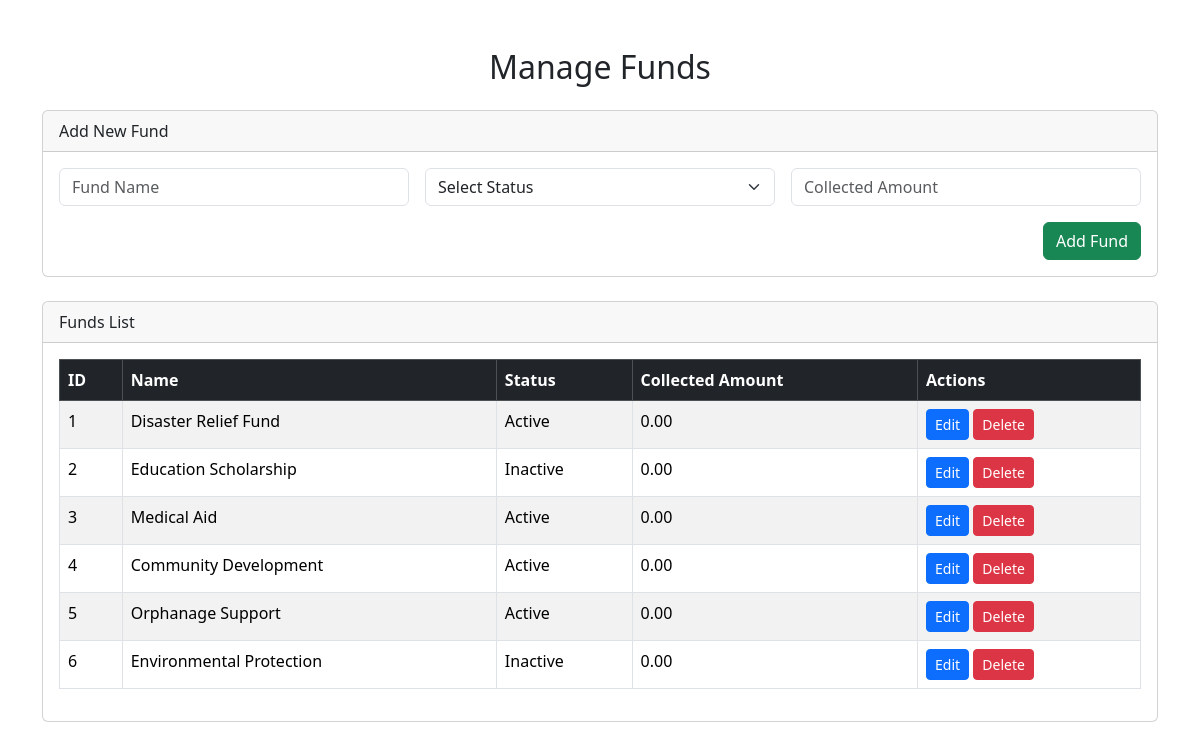
The app's page /pages/admin/funds/manage_funds.php, older data.
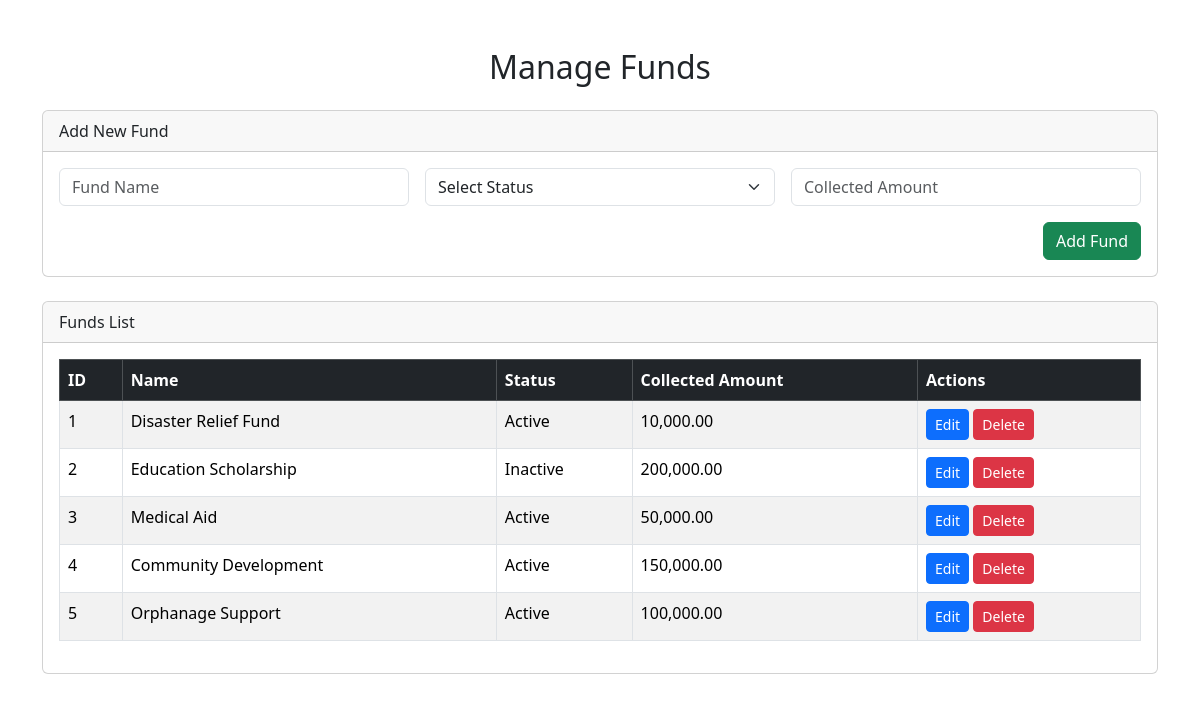
The same page, newer data.
### tables this page shows
CREATE TABLE `funds` (
  `id` int(11) NOT NULL,
  `name` varchar(255) NOT NULL,
  `status` varchar(255) DEFAULT NULL,
  `collected_amount` int(11) NOT NULL
);

### pages/admin/funds/manage_funds.php (the view, shortened to what this page needs)
<?php
include 'config.php';
$result = $dms->query("SELECT * FROM funds");
?>
<!DOCTYPE html>
<html lang="en">
<head>
    <link href="https://cdn.jsdelivr.net/npm/bootstrap@5.3.2/dist/css/bootstrap.min.css" rel="stylesheet">
</head>
<body>
<div class="container my-5">
    <h2 class="mb-4 text-center">Manage Funds</h2>
    <div class="card mb-4">
        <div class="card-header">Add New Fund</div>
        <div class="card-body">
            <form method="POST">
                <div class="row g-3">
                    <div class="col-md-4">
                        <input type="text" name="name" class="form-control" placeholder="Fund Name" required>
                    </div>
                    <div class="col-md-4">
                        <select name="status" class="form-select" required>
                            <option value="">Select Status</option>
                        </select>
                    </div>
                    <div class="col-md-4">
                        <input type="number" name="collected_amount" class="form-control" placeholder="Collected Amount" step="0.01" required>
                    </div>
                </div>
                <div class="mt-3 text-end">
                    <button type="submit" name="addFund" class="btn btn-success">Add Fund</button>
                </div>
            </form>
        </div>
    </div>
    <div class="card">
        <div class="card-header">Funds List</div>
        <div class="card-body table-responsive">
            <table class="table table-bordered table-striped">
                <thead class="table-dark">
                    <tr>
                        <th>ID</th>
                        <th>Name</th>
                        <th>Status</th>
                        <th>Collected Amount</th>
                        <th>Actions</th>
                    </tr>
                </thead>
                <tbody>
                    <?php while($row = $result->fetch_assoc()): ?>
                    <tr>
                        <td><?= $row['id'] ?></td>
                        <td><?= $row['name'] ?></td>
                        <td><?= $row['status'] ?></td>
                        <td><?= number_format($row['collected_amount'], 2) ?></td>
                        <td>
                            <button class="btn btn-primary btn-sm" data-bs-toggle="modal" data-bs-target="#editModal<?= $row['id'] ?>">Edit</button>
                            <form method="POST" style="display:inline-block">
                                <button type="submit" name="deleteFund" class="btn btn-danger btn-sm" onclick="return confirm('Are you sure?')">Delete</button>
                            </form>
                        </td>
                    </tr>
                    <?php endwhile; ?>
                </tbody>
            </table>
        </div>
    </div>
</div>
</body>
</html>

Row changes from the older to the newer data that the page shows:
removed funds: id "6", name "Environmental Protection", status "Inactive", collected_amount "0.00"
changed funds "Disaster Relief Fund": collected_amount "0.00" → "10,000.00"
changed funds "Education Scholarship": collected_amount "0.00" → "200,000.00"
changed funds "Medical Aid": collected_amount "0.00" → "50,000.00"
changed funds "Community Development": collected_amount "0.00" → "150,000.00"
changed funds "Orphanage Support": collected_amount "0.00" → "100,000.00"
